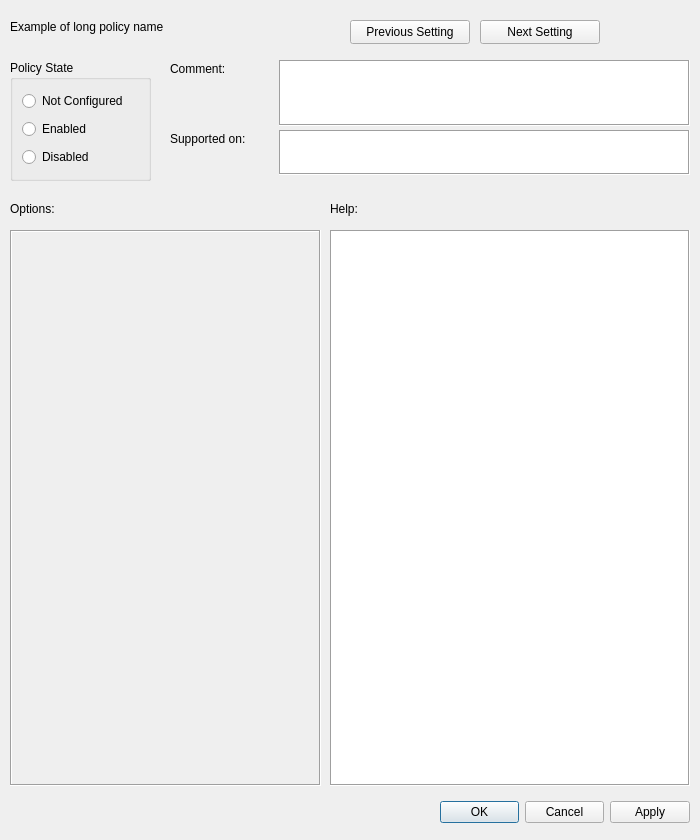
<?xml version="1.0" encoding="UTF-8"?>
<ui version="4.0">
 <class>PolicyDialog</class>
 <widget class="QDialog" name="PolicyDialog">
  <property name="geometry">
   <rect>
    <x>0</x>
    <y>0</y>
    <width>700</width>
    <height>840</height>
   </rect>
  </property>
  <property name="sizePolicy">
   <sizepolicy hsizetype="Fixed" vsizetype="Fixed">
    <horstretch>0</horstretch>
    <verstretch>0</verstretch>
   </sizepolicy>
  </property>
  <property name="minimumSize">
   <size>
    <width>700</width>
    <height>840</height>
   </size>
  </property>
  <property name="maximumSize">
   <size>
    <width>700</width>
    <height>840</height>
   </size>
  </property>
  <property name="windowTitle">
   <string>Dialog</string>
  </property>
  <property name="sizeGripEnabled">
   <bool>false</bool>
  </property>
  <property name="modal">
   <bool>true</bool>
  </property>
  <widget class="QDialogButtonBox" name="buttonBox">
   <property name="geometry">
    <rect>
     <x>440</x>
     <y>800</y>
     <width>250</width>
     <height>24</height>
    </rect>
   </property>
   <property name="orientation">
    <enum>Qt::Horizontal</enum>
   </property>
   <property name="standardButtons">
    <set>QDialogButtonBox::Apply|QDialogButtonBox::Cancel|QDialogButtonBox::Ok</set>
   </property>
  </widget>
  <widget class="QTextEdit" name="helpTextEdit">
   <property name="geometry">
    <rect>
     <x>330</x>
     <y>230</y>
     <width>360</width>
     <height>556</height>
    </rect>
   </property>
   <property name="frameShape">
    <enum>QFrame::Box</enum>
   </property>
   <property name="readOnly">
    <bool>true</bool>
   </property>
  </widget>
  <widget class="QFrame" name="optionsFrame">
   <property name="geometry">
    <rect>
     <x>10</x>
     <y>230</y>
     <width>311</width>
     <height>556</height>
    </rect>
   </property>
   <property name="autoFillBackground">
    <bool>true</bool>
   </property>
   <property name="frameShape">
    <enum>QFrame::Box</enum>
   </property>
   <property name="frameShadow">
    <enum>QFrame::Sunken</enum>
   </property>
  </widget>
  <widget class="QLabel" name="helpLabel">
   <property name="geometry">
    <rect>
     <x>330</x>
     <y>200</y>
     <width>64</width>
     <height>17</height>
    </rect>
   </property>
   <property name="text">
    <string>Help:</string>
   </property>
   <property name="buddy">
    <cstring>helpTextEdit</cstring>
   </property>
  </widget>
  <widget class="QLabel" name="optionsLabel">
   <property name="geometry">
    <rect>
     <x>10</x>
     <y>200</y>
     <width>64</width>
     <height>17</height>
    </rect>
   </property>
   <property name="text">
    <string>Options:</string>
   </property>
  </widget>
  <widget class="QLabel" name="supportedOnLabel">
   <property name="geometry">
    <rect>
     <x>170</x>
     <y>130</y>
     <width>90</width>
     <height>17</height>
    </rect>
   </property>
   <property name="text">
    <string>Supported on:</string>
   </property>
   <property name="buddy">
    <cstring>supportedOnTextEdit</cstring>
   </property>
  </widget>
  <widget class="QTextEdit" name="supportedOnTextEdit">
   <property name="geometry">
    <rect>
     <x>279</x>
     <y>130</y>
     <width>411</width>
     <height>45</height>
    </rect>
   </property>
   <property name="frameShape">
    <enum>QFrame::Box</enum>
   </property>
   <property name="readOnly">
    <bool>true</bool>
   </property>
  </widget>
  <widget class="QTextEdit" name="commentTextEdit">
   <property name="geometry">
    <rect>
     <x>279</x>
     <y>60</y>
     <width>411</width>
     <height>66</height>
    </rect>
   </property>
   <property name="frameShape">
    <enum>QFrame::Box</enum>
   </property>
   <property name="readOnly">
    <bool>true</bool>
   </property>
  </widget>
  <widget class="QLabel" name="commentLabel">
   <property name="geometry">
    <rect>
     <x>170</x>
     <y>60</y>
     <width>68</width>
     <height>17</height>
    </rect>
   </property>
   <property name="text">
    <string>Comment:</string>
   </property>
   <property name="buddy">
    <cstring>commentTextEdit</cstring>
   </property>
  </widget>
  <widget class="QGroupBox" name="groupBox">
   <property name="geometry">
    <rect>
     <x>10</x>
     <y>60</y>
     <width>141</width>
     <height>121</height>
    </rect>
   </property>
   <property name="title">
    <string>Policy State</string>
   </property>
   <property name="flat">
    <bool>false</bool>
   </property>
   <layout class="QGridLayout" name="gridLayout">
    <item row="0" column="0">
     <widget class="QRadioButton" name="notConfiguredRadioButton">
      <property name="text">
       <string>Not Configured</string>
      </property>
     </widget>
    </item>
    <item row="1" column="0">
     <widget class="QRadioButton" name="enabledRadioButton">
      <property name="text">
       <string>Enabled</string>
      </property>
     </widget>
    </item>
    <item row="2" column="0">
     <widget class="QRadioButton" name="disabledRadioButton">
      <property name="text">
       <string>Disabled</string>
      </property>
     </widget>
    </item>
   </layout>
  </widget>
  <widget class="QPushButton" name="previousButton">
   <property name="geometry">
    <rect>
     <x>350</x>
     <y>20</y>
     <width>120</width>
     <height>24</height>
    </rect>
   </property>
   <property name="text">
    <string>Previous Setting</string>
   </property>
  </widget>
  <widget class="QPushButton" name="nextButton">
   <property name="geometry">
    <rect>
     <x>480</x>
     <y>20</y>
     <width>120</width>
     <height>24</height>
    </rect>
   </property>
   <property name="text">
    <string>Next Setting</string>
   </property>
  </widget>
  <widget class="QLabel" name="policyNameLabel">
   <property name="geometry">
    <rect>
     <x>10</x>
     <y>1</y>
     <width>331</width>
     <height>51</height>
    </rect>
   </property>
   <property name="text">
    <string>Example of long policy name</string>
   </property>
  </widget>
 </widget>
 <resources/>
 <connections>
  <connection>
   <sender>buttonBox</sender>
   <signal>accepted()</signal>
   <receiver>PolicyDialog</receiver>
   <slot>accept()</slot>
   <hints>
    <hint type="sourcelabel">
     <x>658</x>
     <y>814</y>
    </hint>
    <hint type="destinationlabel">
     <x>157</x>
     <y>274</y>
    </hint>
   </hints>
  </connection>
  <connection>
   <sender>buttonBox</sender>
   <signal>rejected()</signal>
   <receiver>PolicyDialog</receiver>
   <slot>reject()</slot>
   <hints>
    <hint type="sourcelabel">
     <x>689</x>
     <y>820</y>
    </hint>
    <hint type="destinationlabel">
     <x>286</x>
     <y>274</y>
    </hint>
   </hints>
  </connection>
 </connections>
</ui>
